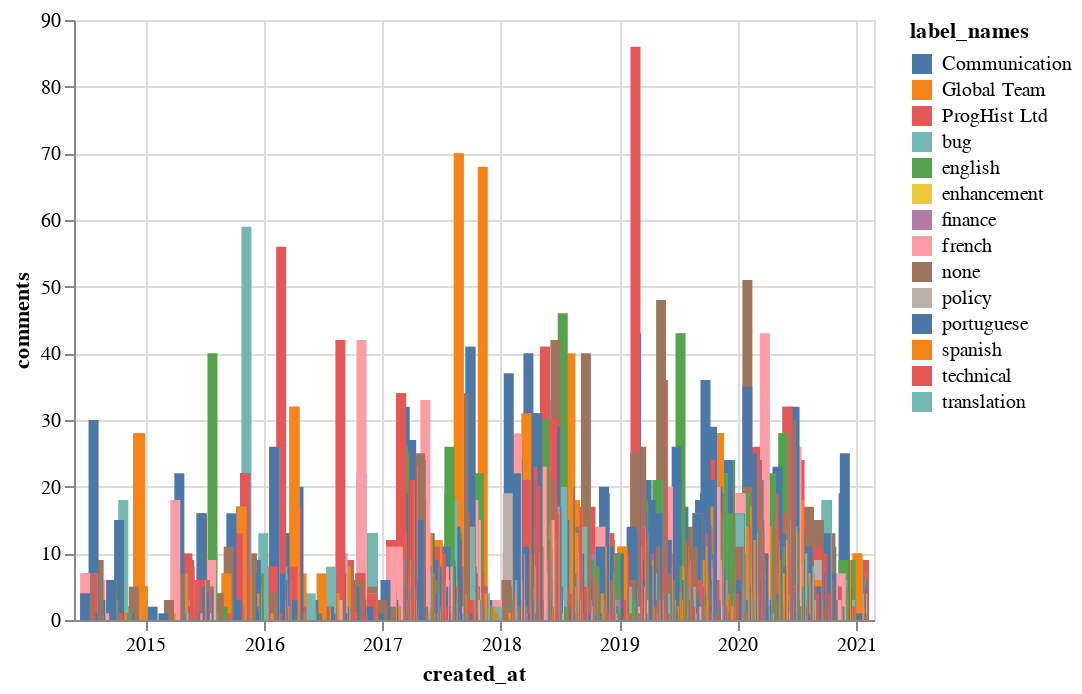

The code cell stored with this chart in its notebook:
### Code cell
selection = alt.selection_single(empty='all', fields=['created_at'])

alt.Chart(df_labels).mark_bar(opacity=0.7).encode(
    x='created_at:T',
    y=alt.Y('comments', stack=None),
    color='label_names',
    tooltip=['comments', 'label_names', 'yearmonthdate(created_at)'],
    opacity=alt.condition(selection, alt.value(1), alt.value(0.2))
).add_selection(
    selection
)

### Figure 1 — Vega-Lite specification as saved in the notebook (floating-point values rounded to 4 significant figures; data arrays with more than 128 entries replaced by an {"elided": "..."} marker saying what was removed)
{"config": {"view": {"continuousWidth": 400, "continuousHeight": 300}}, "data": {"name": "data-75c63c3c49e2129bfde756213127473a"}, "mark": {"type": "bar", "opacity": 0.7}, "encoding": {"color": {"type": "nominal", "field": "label_names"}, "opacity": {"condition": {"value": 1, "selection": "selector001"}, "value": 0.2}, "tooltip": [{"type": "quantitative", "field": "comments"}, {"type": "nominal", "field": "label_names"}, {"type": "temporal", "field": "created_at", "timeUnit": "yearmonthdate"}], "x": {"type": "temporal", "field": "created_at"}, "y": {"type": "quantitative", "field": "comments", "stack": null}}, "selection": {"selector001": {"type": "single", "empty": "all", "fields": ["created_at"]}}, "$schema": "https://vega.github.io/schema/vega-lite/v4.8.1.json", "datasets": {"data-75c63c3c49e2129bfde756213127473a": {"elided": "2834 records"}}}
